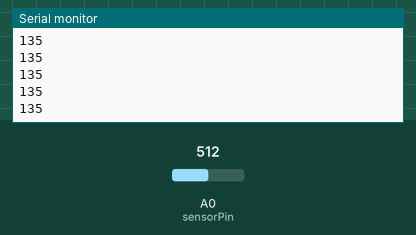
This sketch was run on a simulated Arduino Uno, built with avr-gcc and run on an emulated ATmega328P. Shown: the last lines printed to the serial monitor. The inputs (shaded band) are chosen by the test bench; at power-on: A0 (sensorPin) = 512.

Above: at 1.2 s.
1.3 s: A0 (sensorPin) set to 716
At 2.1 s:
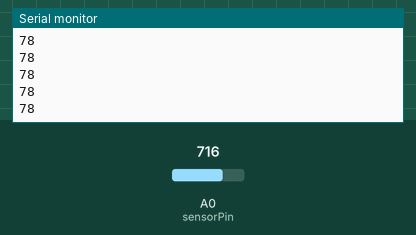
2.8 s: A0 (sensorPin) set to 900
At 3.5 s:
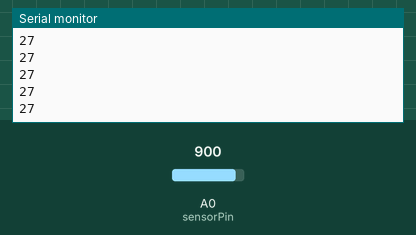
Timing chart, 0 to 5.8 s (numbered marks = the images above; inputs shaded):
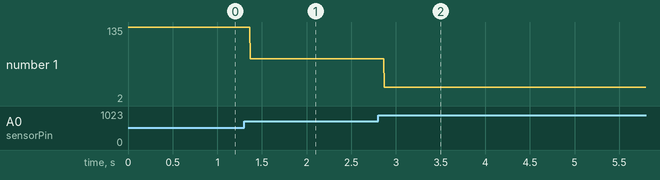

Measured:
- after the input at 1.3 s, the serial monitor: prints a new line after 0.07 s (image 1)
- after the input at 2.8 s, the serial monitor: prints a new line after 0.07 s (image 2)
- plotted number 1: 135 → 78 after the input at 1.3 s, 78 → 2 after the input at 2.8 s

The sketch:

PositionSensor.ino
```cpp
int sensorPin = A0;    // select the input pin for the potentiometer
int sensorValue = 0;  // variable to store the value coming from the sensor

void setup() {
  // declare the ledPin as an OUTPUT:
  pinMode(sensorPin, INPUT);
  Serial.begin(9600);
}

void loop() {
  sensorValue = analogRead(sensorPin);
  Serial.println(String(map(sensorValue, 1000, 658, 0, 95)));
//  Serial.println(String(sensorValue));
}
```
